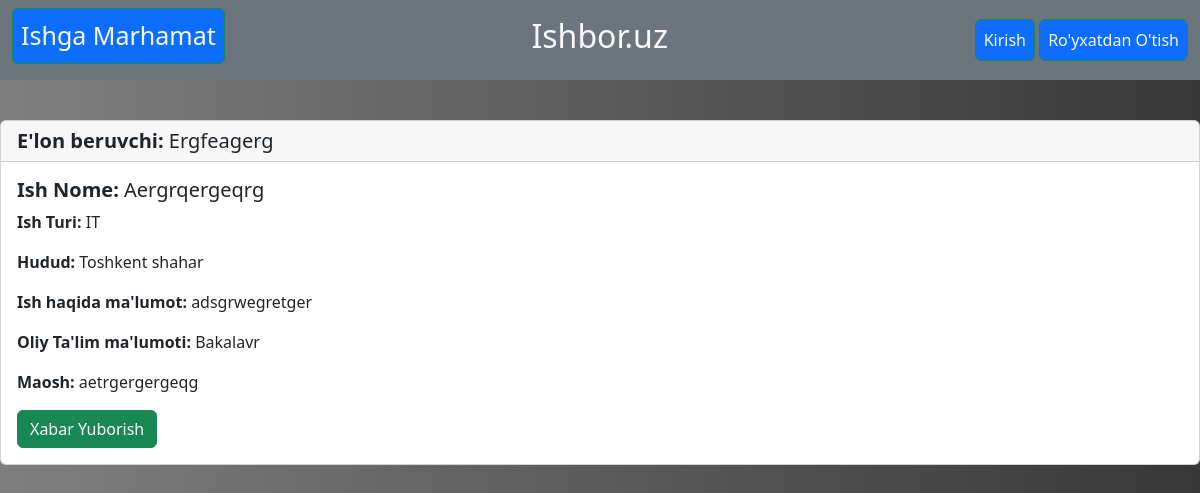
The app's page /details/16/ with its own data.
### main/models.py (models this page shows, shortened)
class Job(models.Model):
    company_name=models.CharField(max_length=240)
    title=models.CharField(max_length=240)
    category=models.ForeignKey(to=Category, on_delete=models.DO_NOTHING, null=True)
    location=models.ForeignKey(to=Location, on_delete=models.CASCADE, null=True)
    owner=models.ForeignKey(to=User, on_delete=models.CASCADE, null=True)
    salary=models.CharField(max_length=240)
    descript=models.TextField()
    contact=models.CharField(max_length=240)
    education=models.ForeignKey(to=Education, on_delete=models.CASCADE, null=True)
    created = models.DateTimeField(auto_created=True, null=True)

class Category(models.Model):
    name=models.CharField(max_length=240)

class Location(models.Model):
    name=models.CharField(max_length=240)

class Education(models.Model):
    name=models.CharField(max_length=240)

### main/views.py (the view)
# urls.py: path('details/<int:id>/', views.details, name='details'),
def details(request, id):
    job = Job.objects.get(id=id)
    category= Category.objects.all()
    location = Location.objects.all()
    context ={
        'job':job,
        'categories': category,
        'locations':location,
    }
    return render(
        request=request,
        template_name='main/details.html',
        context=context
    )

### main/templates/main/details.html (shortened to what this page needs)
{% extends 'base.html' %}
{% block main %}
<div style="margin-top: 10%;" class="card">
    <h5  class="card-header"><b>E'lon beruvchi: </b>{{ job.company_name.capitalize }}</h5>
    <div class="card-body">
        <h5 class="card-title"><b>Ish Nome: </b>{{ job.title.capitalize }}</h5>
        <p class="card-text"><b>Ish Turi: </b>{{ job.category.name }}</p>
        <p class="card-text"><b>Hudud: </b>{{ job.location.name }}</p>
        <p class="card-text"><b>Ish haqida ma'lumot: </b>{{ job.descript }}</p>
        <p class="card-text"><b>Oliy Ta'lim ma'lumoti: </b>{{ job.education.name.capitalize }}</p>
        <p class="card-text"><b>Maosh: </b>{{ job.salary }}</p>
        {% if request.user != job.owner %}
      <a href="#" class="btn btn-success">Xabar Yuborish</a>
        {% endif %}
    </div>
  </div>
{% endblock %}

### templates/base.html (style rules this page uses)
body { background:linear-gradient(90deg,rgb(127, 127, 127),rgb(55, 55, 55)); }

### records on screen
Job: company_name "Ergfeagerg", title "Aergrqergeqrg", category.name "IT", location.name "Toshkent shahar", descript "adsgrwegretger", education.name "Bakalavr", salary "aetrgergergeqg"
